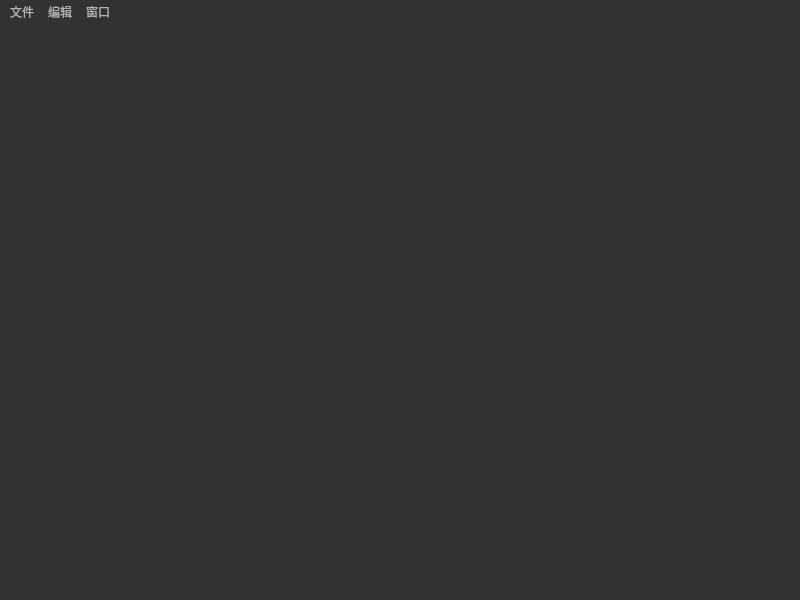
<?xml version="1.0" encoding="UTF-8"?>
<ui version="4.0">
 <class>MainWindow</class>
 <widget class="QMainWindow" name="MainWindow">
  <property name="geometry">
   <rect>
    <x>0</x>
    <y>0</y>
    <width>800</width>
    <height>600</height>
   </rect>
  </property>
  <property name="windowTitle">
   <string>MainWindow</string>
  </property>
  <property name="styleSheet">
   <string notr="true">QToolTip
{
     border: 1px solid black;
     background-color: #ffa02f;
     padding: 1px;
     border-radius: 3px;
     opacity: 100;
}
 
QWidget
{
    color: #b1b1b1;
    background-color: #323232;
}
 
QWidget:item:hover
{
    background-color: QLinearGradient( x1: 0, y1: 0, x2: 0, y2: 1, stop: 0 #ffa02f, stop: 1 #ca0619);
    color: #000000;
}
 
QWidget:item:selected
{
    background-color: QLinearGradient( x1: 0, y1: 0, x2: 0, y2: 1, stop: 0 #ffa02f, stop: 1 #d7801a);
}
 
QMenuBar::item
{
    background: transparent;
}
 
QMenuBar::item:selected
{
    background: transparent;
    border: 1px solid #ffaa00;
}
 
QMenuBar::item:pressed
{
    background: #444;
    border: 1px solid #000;
    background-color: QLinearGradient(
        x1:0, y1:0,
        x2:0, y2:1,
        stop:1 #212121,
        stop:0.4 #343434/*,
        stop:0.2 #343434,
        stop:0.1 #ffaa00*/
    );
    margin-bottom:-1px;
    padding-bottom:1px;
}
 
QMenu
{
    border: 1px solid #000;
}
 
QMenu::item
{
    padding: 2px 20px 2px 20px;
}
 
QMenu::item:selected
{
    color: #000000;
}
 
QWidget:disabled
{
    color: #404040;
    background-color: #323232;
}
 
QAbstractItemView
{
    background-color: QLinearGradient( x1: 0, y1: 0, x2: 0, y2: 1, stop: 0 #4d4d4d, stop: 0.1 #646464, stop: 1 #5d5d5d);
}
 
QWidget:focus
{
    /*border: 2px solid QLinearGradient( x1: 0, y1: 0, x2: 0, y2: 1, stop: 0 #ffa02f, stop: 1 #d7801a);*/
}
 
QLineEdit
{
    background-color: QLinearGradient( x1: 0, y1: 0, x2: 0, y2: 1, stop: 0 #4d4d4d, stop: 0 #646464, stop: 1 #5d5d5d);
    padding: 1px;
    border-style: solid;
    border: 1px solid #1e1e1e;
    border-radius: 5;
}
 
QPushButton
{
    color: #b1b1b1;
    background-color: QLinearGradient( x1: 0, y1: 0, x2: 0, y2: 1, stop: 0 #565656, stop: 0.1 #525252, stop: 0.5 #4e4e4e, stop: 0.9 #4a4a4a, stop: 1 #464646);
    border-width: 1px;
    border-color: #1e1e1e;
    border-style: solid;
    border-radius: 6;
    padding: 3px;
    font-size: 12px;
    padding-left: 5px;
    padding-right: 5px;
}
 
QPushButton:pressed
{
    background-color: QLinearGradient( x1: 0, y1: 0, x2: 0, y2: 1, stop: 0 #2d2d2d, stop: 0.1 #2b2b2b, stop: 0.5 #292929, stop: 0.9 #282828, stop: 1 #252525);
}
 
QComboBox
{
    selection-background-color: #ffaa00;
    background-color: QLinearGradient( x1: 0, y1: 0, x2: 0, y2: 1, stop: 0 #565656, stop: 0.1 #525252, stop: 0.5 #4e4e4e, stop: 0.9 #4a4a4a, stop: 1 #464646);
    border-style: solid;
    border: 1px solid #1e1e1e;
    border-radius: 5;
}
 
QComboBox:hover,QPushButton:hover
{
    border: 2px solid QLinearGradient( x1: 0, y1: 0, x2: 0, y2: 1, stop: 0 #ffa02f, stop: 1 #d7801a);
}
 
 
QComboBox:on
{
    padding-top: 3px;
    padding-left: 4px;
    background-color: QLinearGradient( x1: 0, y1: 0, x2: 0, y2: 1, stop: 0 #2d2d2d, stop: 0.1 #2b2b2b, stop: 0.5 #292929, stop: 0.9 #282828, stop: 1 #252525);
    selection-background-color: #ffaa00;
}
 
QComboBox QAbstractItemView
{
    border: 2px solid darkgray;
    selection-background-color: QLinearGradient( x1: 0, y1: 0, x2: 0, y2: 1, stop: 0 #ffa02f, stop: 1 #d7801a);
}
 
QComboBox::drop-down
{
     subcontrol-origin: padding;
     subcontrol-position: top right;
     width: 15px;
 
     border-left-width: 0px;
     border-left-color: darkgray;
     border-left-style: solid; /* just a single line */
     border-top-right-radius: 3px; /* same radius as the QComboBox */
     border-bottom-right-radius: 3px;
 }
 
QComboBox::down-arrow
{
     image: url(:/down_arrow.png);
}
 
QGroupBox:focus
{
border: 2px solid QLinearGradient( x1: 0, y1: 0, x2: 0, y2: 1, stop: 0 #ffa02f, stop: 1 #d7801a);
}
 
QTextEdit:focus
{
    border: 2px solid QLinearGradient( x1: 0, y1: 0, x2: 0, y2: 1, stop: 0 #ffa02f, stop: 1 #d7801a);
}
 
QScrollBar:horizontal {
     border: 1px solid #222222;
     background: QLinearGradient( x1: 0, y1: 0, x2: 0, y2: 1, stop: 0.0 #121212, stop: 0.2 #282828, stop: 1 #484848);
     height: 7px;
     margin: 0px 16px 0 16px;
}
 
QScrollBar::handle:horizontal
{
      background: QLinearGradient( x1: 0, y1: 0, x2: 1, y2: 0, stop: 0 #ffa02f, stop: 0.5 #d7801a, stop: 1 #ffa02f);
      min-height: 20px;
      border-radius: 2px;
}
 
QScrollBar::add-line:horizontal {
      border: 1px solid #1b1b19;
      border-radius: 2px;
      background: QLinearGradient( x1: 0, y1: 0, x2: 1, y2: 0, stop: 0 #ffa02f, stop: 1 #d7801a);
      width: 14px;
      subcontrol-position: right;
      subcontrol-origin: margin;
}
 
QScrollBar::sub-line:horizontal {
      border: 1px solid #1b1b19;
      border-radius: 2px;
      background: QLinearGradient( x1: 0, y1: 0, x2: 1, y2: 0, stop: 0 #ffa02f, stop: 1 #d7801a);
      width: 14px;
     subcontrol-position: left;
     subcontrol-origin: margin;
}
 
QScrollBar::right-arrow:horizontal, QScrollBar::left-arrow:horizontal
{
      border: 1px solid black;
      width: 1px;
      height: 1px;
      background: white;
}
 
QScrollBar::add-page:horizontal, QScrollBar::sub-page:horizontal
{
      background: none;
}
 
QScrollBar:vertical
{
      background: QLinearGradient( x1: 0, y1: 0, x2: 1, y2: 0, stop: 0.0 #121212, stop: 0.2 #282828, stop: 1 #484848);
      width: 7px;
      margin: 16px 0 16px 0;
      border: 1px solid #222222;
}
 
QScrollBar::handle:vertical
{
      background: QLinearGradient( x1: 0, y1: 0, x2: 0, y2: 1, stop: 0 #ffa02f, stop: 0.5 #d7801a, stop: 1 #ffa02f);
      min-height: 20px;
      border-radius: 2px;
}
 
QScrollBar::add-line:vertical
{
      border: 1px solid #1b1b19;
      border-radius: 2px;
      background: QLinearGradient( x1: 0, y1: 0, x2: 0, y2: 1, stop: 0 #ffa02f, stop: 1 #d7801a);
      height: 14px;
      subcontrol-position: bottom;
      subcontrol-origin: margin;
}
 
QScrollBar::sub-line:vertical
{
      border: 1px solid #1b1b19;
      border-radius: 2px;
      background: QLinearGradient( x1: 0, y1: 0, x2: 0, y2: 1, stop: 0 #d7801a, stop: 1 #ffa02f);
      height: 14px;
      subcontrol-position: top;
      subcontrol-origin: margin;
}
 
QScrollBar::up-arrow:vertical, QScrollBar::down-arrow:vertical
{
      border: 1px solid black;
      width: 1px;
      height: 1px;
      background: white;
}
 
 
QScrollBar::add-page:vertical, QScrollBar::sub-page:vertical
{
      background: none;
}
 
QTextEdit
{
    background-color: #242424;
}
 
QPlainTextEdit
{
    background-color: #242424;
}
 
QHeaderView::section
{
    background-color: QLinearGradient(x1:0, y1:0, x2:0, y2:1, stop:0 #616161, stop: 0.5 #505050, stop: 0.6 #434343, stop:1 #656565);
    color: white;
    padding-left: 4px;
    border: 1px solid #6c6c6c;
}
 
QCheckBox:disabled
{
color: #414141;
}
 
QDockWidget::title
{
    text-align: center;
    spacing: 3px; /* spacing between items in the tool bar */
    background-color: QLinearGradient(x1:0, y1:0, x2:0, y2:1, stop:0 #323232, stop: 0.5 #242424, stop:1 #323232);
}
 
QDockWidget::close-button, QDockWidget::float-button
{
    text-align: center;
    spacing: 1px; /* spacing between items in the tool bar */
    background-color: QLinearGradient(x1:0, y1:0, x2:0, y2:1, stop:0 #323232, stop: 0.5 #242424, stop:1 #323232);
}
 
QDockWidget::close-button:hover, QDockWidget::float-button:hover
{
    background: #242424;
}
 
QDockWidget::close-button:pressed, QDockWidget::float-button:pressed
{
    padding: 1px -1px -1px 1px;
}
 
QMainWindow::separator
{
    background-color: QLinearGradient(x1:0, y1:0, x2:0, y2:1, stop:0 #161616, stop: 0.5 #151515, stop: 0.6 #212121, stop:1 #343434);
    color: white;
    padding-left: 4px;
    border: 1px solid #4c4c4c;
    spacing: 3px; /* spacing between items in the tool bar */
}
 
QMainWindow::separator:hover
{
 
    background-color: QLinearGradient(x1:0, y1:0, x2:0, y2:1, stop:0 #d7801a, stop:0.5 #b56c17 stop:1 #ffa02f);
    color: white;
    padding-left: 4px;
    border: 1px solid #6c6c6c;
    spacing: 3px; /* spacing between items in the tool bar */
}
 
QToolBar::handle
{
     spacing: 3px; /* spacing between items in the tool bar */
     background: url(:/images/handle.png);
}
 
QMenu::separator
{
    height: 2px;
    background-color: QLinearGradient(x1:0, y1:0, x2:0, y2:1, stop:0 #161616, stop: 0.5 #151515, stop: 0.6 #212121, stop:1 #343434);
    color: white;
    padding-left: 4px;
    margin-left: 10px;
    margin-right: 5px;
}
 
QProgressBar
{
    border: 2px solid grey;
    border-radius: 5px;
    text-align: center;
}
 
QProgressBar::chunk
{
    background-color: #d7801a;
    width: 2.15px;
    margin: 0.5px;
}
 
QTabBar::tab {
    color: #b1b1b1;
    border: 1px solid #444;
    border-bottom-style: none;
    background-color: #323232;
    padding-left: 10px;
    padding-right: 10px;
    padding-top: 3px;
    padding-bottom: 2px;
    margin-right: -1px;
}
 
QTabWidget::pane {
    border: 1px solid #444;
    top: 1px;
}
 
QTabBar::tab:last
{
    margin-right: 0; /* the last selected tab has nothing to overlap with on the right */
    border-top-right-radius: 3px;
}
 
QTabBar::tab:first:!selected
{
 margin-left: 0px; /* the last selected tab has nothing to overlap with on the right */
 
 
    border-top-left-radius: 3px;
}
 
QTabBar::tab:!selected
{
    color: #b1b1b1;
    border-bottom-style: solid;
    margin-top: 3px;
    background-color: QLinearGradient(x1:0, y1:0, x2:0, y2:1, stop:1 #212121, stop:.4 #343434);
}
 
QTabBar::tab:selected
{
    border-top-left-radius: 3px;
    border-top-right-radius: 3px;
    margin-bottom: 0px;
}
 
QTabBar::tab:!selected:hover
{
    /*border-top: 2px solid #ffaa00;
    padding-bottom: 3px;*/
    border-top-left-radius: 3px;
    border-top-right-radius: 3px;
    background-color: QLinearGradient(x1:0, y1:0, x2:0, y2:1, stop:1 #212121, stop:0.4 #343434, stop:0.2 #343434, stop:0.1 #ffaa00);
}
 
QRadioButton::indicator:checked, QRadioButton::indicator:unchecked{
    color: #b1b1b1;
    background-color: #323232;
    border: 1px solid #b1b1b1;
    border-radius: 6px;
}
 
QRadioButton::indicator:checked
{
    background-color: qradialgradient(
        cx: 0.5, cy: 0.5,
        fx: 0.5, fy: 0.5,
        radius: 1.0,
        stop: 0.25 #ffaa00,
        stop: 0.3 #323232
    );
}
 
QCheckBox::indicator{
    color: #b1b1b1;
    background-color: #323232;
    border: 1px solid #b1b1b1;
    width: 9px;
    height: 9px;
}
 
QRadioButton::indicator
{
    border-radius: 6px;
}
 
QRadioButton::indicator:hover, QCheckBox::indicator:hover
{
    border: 1px solid #ffaa00;
}
 
QCheckBox::indicator:checked
{
    image:url(:/images/checkbox.png);
}
 
QCheckBox::indicator:disabled, QRadioButton::indicator:disabled
{
    border: 1px solid #444;
}
</string>
  </property>
  <property name="tabShape">
   <enum>QTabWidget::Triangular</enum>
  </property>
  <property name="dockNestingEnabled">
   <bool>true</bool>
  </property>
  <property name="dockOptions">
   <set>QMainWindow::AllowNestedDocks|QMainWindow::AllowTabbedDocks|QMainWindow::AnimatedDocks|QMainWindow::GroupedDragging|QMainWindow::VerticalTabs</set>
  </property>
  <widget class="QWidget" name="centralwidget"/>
  <widget class="QMenuBar" name="menubar">
   <property name="geometry">
    <rect>
     <x>0</x>
     <y>0</y>
     <width>800</width>
     <height>23</height>
    </rect>
   </property>
   <widget class="QMenu" name="menu_file">
    <property name="title">
     <string>文件</string>
    </property>
   </widget>
   <widget class="QMenu" name="menu_edit">
    <property name="title">
     <string>编辑</string>
    </property>
   </widget>
   <widget class="QMenu" name="menu_window">
    <property name="title">
     <string>窗口</string>
    </property>
   </widget>
   <addaction name="menu_file"/>
   <addaction name="menu_edit"/>
   <addaction name="menu_window"/>
  </widget>
  <widget class="QStatusBar" name="statusbar"/>
  <action name="action">
   <property name="text">
    <string>\</string>
   </property>
  </action>
 </widget>
 <resources/>
 <connections/>
</ui>
